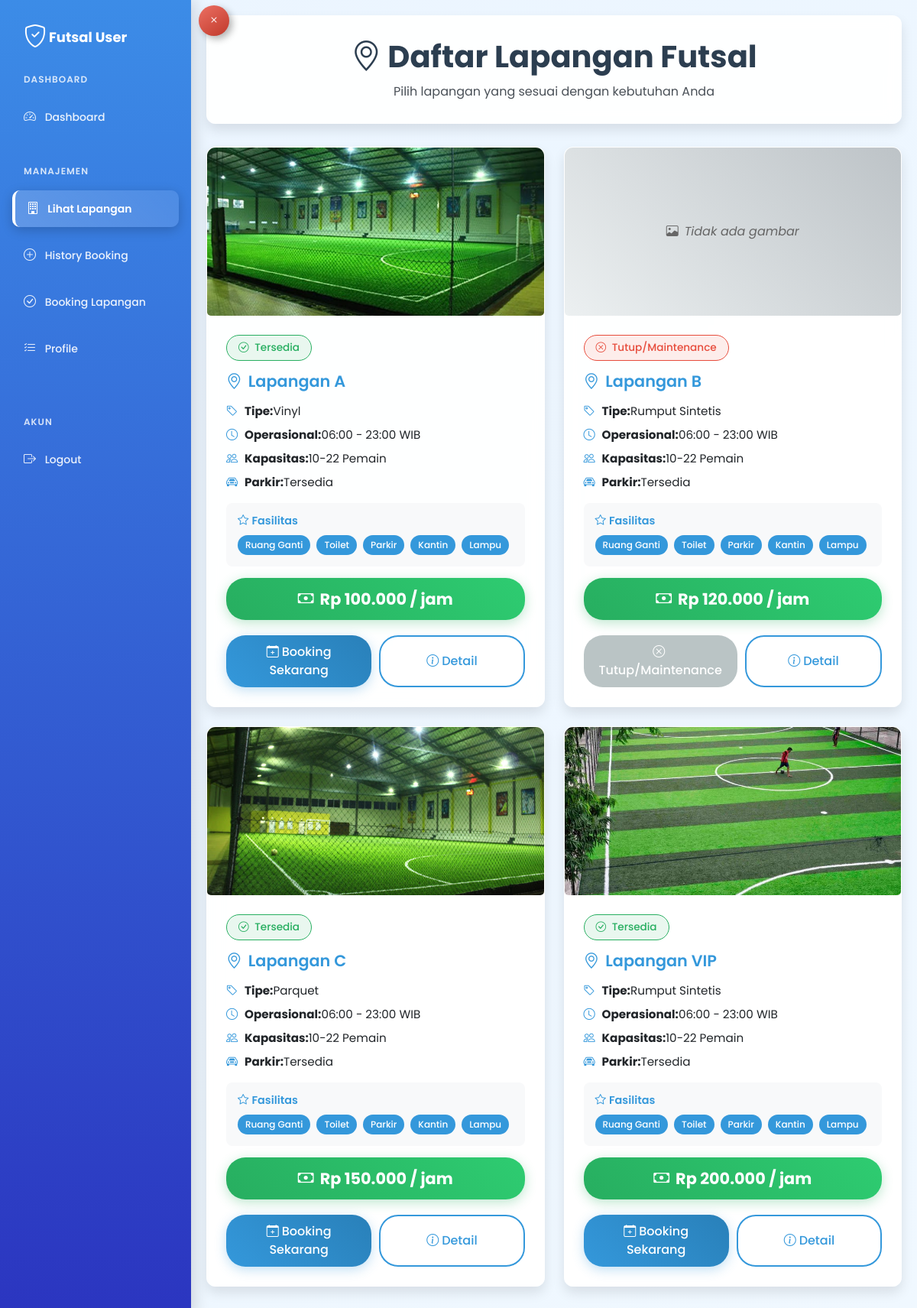
/user/lihat_lapangan.php (signed in), run on the app's committed database.
### tables this page shows
CREATE TABLE `lapangan` (
  `id` int(11) NOT NULL,
  `nama` varchar(100) NOT NULL,
  `tipe` varchar(50) NOT NULL,
  `harga` int(11) NOT NULL,
  `status` enum('tersedia','habis') DEFAULT 'tersedia',
  `gambar` varchar(255) DEFAULT NULL,
  `created_at` timestamp NOT NULL DEFAULT current_timestamp(),
  `updated_at` timestamp NOT NULL DEFAULT current_timestamp() ON UPDATE current_timestamp()
);

### user/lihat_lapangan.php (the view, shortened to what this page needs)
<?php
include('../config/database.php');
$lapanganQuery = "SELECT * FROM lapangan ORDER BY nama ASC";
$lapanganResult = mysqli_query($connection, $lapanganQuery);
$lapangan_list = [];
if ($lapanganResult && mysqli_num_rows($lapanganResult) > 0) {
    while($row = mysqli_fetch_assoc($lapanganResult)) {
        $lapangan_list[] = $row;
    }
}
?>
<!DOCTYPE html>
<html lang="id">
<head>
    <link href="https://cdn.jsdelivr.net/npm/bootstrap@5.3.2/dist/css/bootstrap.min.css" rel="stylesheet">
    <link href="https://cdn.jsdelivr.net/npm/bootstrap-icons@1.10.0/font/bootstrap-icons.css" rel="stylesheet">
</head>
<body>
    <?php include 'user_sidebar.php'; ?>
    <div class="container">
        <div class="page-header fade-in">
            <h1><i class="bi bi-geo-alt me-2"></i>Daftar Lapangan Futsal</h1>
            <p class="mb-0">Pilih lapangan yang sesuai dengan kebutuhan Anda</p>
        </div>
        <?php if (empty($lapangan_list)): ?>
        <div class="empty-state fade-in">
            <i class="bi bi-geo-alt-fill"></i>
            <h3>Belum Ada Lapangan Tersedia</h3>
            <p>Maaf, saat ini belum ada lapangan yang tersedia untuk booking.</p>
        </div>
        <?php else: ?>
        <div class="cards-container">
            <?php foreach ($lapangan_list as $index => $lap): ?>
            <div class="card fade-in" style="animation-delay: <?php echo ($index * 0.1); ?>s;">
                <?php if ($lap['gambar'] && file_exists('../uploads/lapangan/' . $lap['gambar'])): ?>
                    <img src="../uploads/lapangan/<?php echo htmlspecialchars($lap['gambar']); ?>"
                         alt="<?php echo htmlspecialchars($lap['nama']); ?>"
                         class="card-img">
                <?php else: ?>
                    <div class="card-img no-image">
                        <i class="bi bi-image me-2"></i>Tidak ada gambar
                    </div>
                <?php endif; ?>
                <div class="card-content">
                    <span class="status-badge status-<?php echo $lap['status']; ?>">
                        <i class="bi bi-<?php echo ($lap['status'] == 'tersedia') ? 'check-circle' : 'x-circle'; ?> me-1"></i>
                        <?php echo ($lap['status'] == 'tersedia') ? 'Tersedia' : 'Tutup/Maintenance'; ?>
                    </span>
                    <h3><i class="bi bi-geo-alt me-2"></i><?php echo htmlspecialchars($lap['nama']); ?></h3>
                    <div class="card-info">
                        <p><i class="bi bi-tag"></i><strong>Tipe:</strong> <?php echo htmlspecialchars($lap['tipe']); ?></p>
                        <p><i class="bi bi-clock"></i><strong>Operasional:</strong> 06:00 - 23:00 WIB</p>
                        <p><i class="bi bi-people"></i><strong>Kapasitas:</strong> 10-22 Pemain</p>
                        <p><i class="bi bi-car-front"></i><strong>Parkir:</strong> Tersedia</p>
                    </div>
                    <div class="facilities">
                        <h6><i class="bi bi-star me-1"></i>Fasilitas</h6>
                        <div class="facilities-list">
                            <span class="facility-tag">Ruang Ganti</span>
                            <span class="facility-tag">Toilet</span>
                            <span class="facility-tag">Parkir</span>
                            <span class="facility-tag">Kantin</span>
                            <span class="facility-tag">Lampu</span>
                        </div>
                    </div>
                    <div class="price">
                        <i class="bi bi-cash me-2"></i>Rp <?php echo number_format($lap['harga'], 0, ',', '.'); ?> / jam
                    </div>
                    <div class="card-actions">
                        <?php if ($lap['status'] == 'tersedia'): ?>
                        <a href="booking.php?lapangan=<?php echo $lap['id']; ?>" class="btn btn-primary">
                            <i class="bi bi-calendar-plus me-1"></i>Booking Sekarang
                        </a>
                        <?php else: ?>
                        <button class="btn btn-primary" disabled>
                            <i class="bi bi-x-circle me-1"></i>Tutup/Maintenance
                        </button>
                        <?php endif; ?>
                        <button type="button" class="btn btn-outline-primary" onclick="showDetail(<?php echo $lap['id']; ?>)">
                            <i class="bi bi-info-circle me-1"></i>Detail
                        </button>
                    </div>
                </div>
            </div>
            <?php endforeach; ?>
        </div>
        <?php endif; ?>
    </div>
</body>
</html>

### user/lihat_lapangan.php (style rules this page uses)
:root { --primary-color: #3498db; --secondary-color: #2980b9; --accent-color: #5dade2; --success-color: #27ae60; --danger-color: #e74c3c; --warning-color: #f39c12; --light-bg: #f8f9fa; --text-color: #495057; --card-shadow: 0 8px 16px rgba(0, 0, 0, 0.1); --hover-transform: translateY(-5px); --transition-speed: 0.3s; --border-radius: 12px; }
body { background: linear-gradient(135deg, rgb(235, 245, 255) 0%, rgb(240, 248, 255) 100%); font-family: 'Poppins', 'Segoe UI', Roboto, sans-serif; color: var(--text-color); min-height: 100vh; }
.container { max-width: 1200px; margin: 0 auto; padding: 20px; }
.page-header { background: rgba(255, 255, 255, 0.95); padding: 30px; border-radius: var(--border-radius); text-align: center; margin-bottom: 30px; backdrop-filter: blur(10px); box-shadow: var(--card-shadow); }
.page-header h1 { color: #2c3e50; font-weight: 700; margin-bottom: 10px; }
.cards-container { display: grid; grid-template-columns: repeat(auto-fit, minmax(380px, 1fr)); gap: 25px; margin: 20px 0; }
.card { background: rgba(255, 255, 255, 0.95); border-radius: var(--border-radius); overflow: hidden; box-shadow: var(--card-shadow); transition: all var(--transition-speed) ease; backdrop-filter: blur(10px); border: 1px solid rgba(255, 255, 255, 0.2); }
.card-img { width: 100%; height: 220px; object-fit: cover; background: #eee; }
.card-content { padding: 25px; }
.card h3 { color: var(--primary-color); margin-bottom: 15px; font-weight: 600; font-size: 1.3rem; }
.card-info { margin-bottom: 15px; }
.card-info p { margin: 8px 0; display: flex; align-items: center; font-size: 0.95rem; }
.card-info i { margin-right: 8px; color: var(--primary-color); width: 16px; }
.price { background: linear-gradient(45deg, var(--success-color), #2ecc71); color: white; padding: 12px 20px; border-radius: 25px; text-align: center; margin: 15px 0 20px 0; font-size: 1.3rem; font-weight: 700; box-shadow: 0 4px 15px rgba(39, 174, 96, 0.3); }
.status-badge { display: inline-block; padding: 6px 15px; border-radius: 20px; font-size: 0.85rem; font-weight: 500; margin-bottom: 15px; }
.status-tersedia { background: rgba(39, 174, 96, 0.1); color: var(--success-color); border: 1px solid var(--success-color); }
.status-habis { background: rgba(231, 76, 60, 0.1); color: var(--danger-color); border: 1px solid var(--danger-color); }
.no-image { display: flex; align-items: center; justify-content: center; color: #666; font-style: italic; background: linear-gradient(45deg, #ecf0f1, #bdc3c7); font-size: 1rem; }
.card-actions { display: flex; gap: 10px; margin-top: 20px; }
.btn-primary { background: linear-gradient(45deg, var(--primary-color), var(--secondary-color)); border: none; padding: 10px 20px; border-radius: 25px; font-weight: 500; transition: all 0.3s ease; box-shadow: 0 4px 15px rgba(52, 152, 219, 0.3); flex: 1; }
.btn-primary:disabled { background: #95a5a6; transform: none; box-shadow: none; cursor: not-allowed; }
.btn-outline-primary { border: 2px solid var(--primary-color); color: var(--primary-color); background: transparent; padding: 8px 18px; border-radius: 25px; font-weight: 500; transition: all 0.3s ease; flex: 1; }
.facilities { background: #f8f9fa; padding: 15px; border-radius: 8px; margin: 15px 0; }
.facilities h6 { color: var(--primary-color); font-weight: 600; margin-bottom: 10px; font-size: 0.9rem; }
.facilities-list { display: flex; flex-wrap: wrap; gap: 8px; }
.facility-tag { background: var(--primary-color); color: white; padding: 4px 10px; border-radius: 15px; font-size: 0.75rem; font-weight: 500; }
.fade-in { animation: fadeIn 0.6s ease forwards; }
.fade-in:nth-child(1) { animation-delay: 0.1s; }
.fade-in:nth-child(2) { animation-delay: 0.2s; }
.fade-in:nth-child(3) { animation-delay: 0.3s; }
.fade-in:nth-child(4) { animation-delay: 0.4s; }

### user/user_sidebar.php (style rules this page uses)
body { transition: margin-left 0.4s ease-in-out; margin-left: 250px; }

### data on the page
lapangan: gambar (picture), status "Tersedia", nama "Lapangan A", tipe "Vinyl", harga "100.000"
lapangan: gambar "Tidak ada gambar", status "Tutup/Maintenance", nama "Lapangan B", tipe "Rumput Sintetis", harga "120.000"
lapangan: gambar (picture), status "Tersedia", nama "Lapangan C", tipe "Parquet", harga "150.000"
lapangan: gambar (picture), status "Tersedia", nama "Lapangan VIP", tipe "Rumput Sintetis", harga "200.000"
